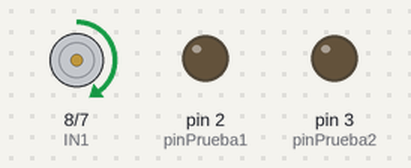
This sketch was run on a simulated Arduino Uno, built with avr-gcc and run on an emulated ATmega328P. On the bench: motor-driver pin pairs drawn as motors (green arrow = first pin HIGH = forward, orange = second pin HIGH = backward, longer = more drive, scaled by the enable pin), output pins drawn as LEDs (lit = HIGH).

Above: at 5.0 s.
At 15.0 s:
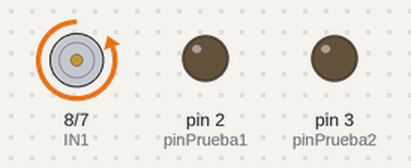
At 25.0 s:
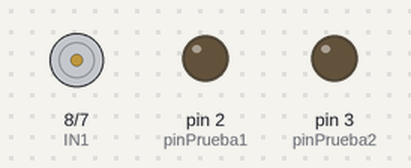
Timing chart, 0 to 39.0 s (numbered marks = the images above):
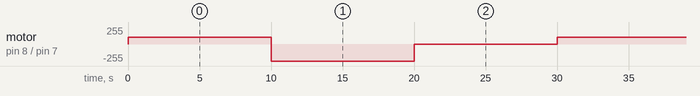

Measured:
- by itself, motor on pin 8 (IN1) / pin 7 (IN2): repeats every 30.0 s: backward 255/255 10.0 s, stopped 10.0 s, forward 100/255 10.0 s

The sketch:

Prueba_Modulo_L293D.ino
```cpp
#define pinPrueba1 2
#define pinPrueba2 3

int IN1 = 8 ;
int IN2 = 7 ;
int ENA = 9 ;


void setup() {
   pinMode(pinPrueba1, OUTPUT);
   pinMode(pinPrueba2, OUTPUT);
   pinMode(IN1, OUTPUT);
   pinMode(IN2, OUTPUT);
   pinMode(ENA, OUTPUT);
}

// the loop function runs over and over again forever
void loop()
{
  // Movimiento Horario
  digitalWrite(IN1, HIGH);
  digitalWrite(IN2, LOW);
  analogWrite(ENA, 100); // Despacio
  delay(10000);


  // Movimiento Anti-Horario
  digitalWrite(IN1, LOW);
  digitalWrite(IN2, HIGH);
  analogWrite(ENA, 255); // Rapido
  delay(10000);

  // Apagado
  digitalWrite(IN1, LOW);
  digitalWrite(IN2, LOW);
  delay(10000);


//  // Movimiento Horario
//  digitalWrite(pinPrueba1, HIGH);   // turn the LED on (HIGH is the voltage level)
//  delay(5000);                       // wait for a second
//  digitalWrite(pinPrueba1, LOW);    // turn the LED off by making the voltage LOW
//  delay(500);
//
//  // Movimiento Anti-Horario
//  digitalWrite(pinPrueba2, HIGH);   // turn the LED on (HIGH is the voltage level)
//  delay(5000);                       // wait for a second
//  digitalWrite(pinPrueba2, LOW);    // turn the LED off by making the voltage LOW
//  delay(500);

}
```
